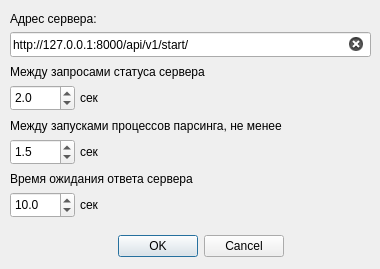
<?xml version="1.0" encoding="UTF-8"?>
<ui version="4.0">
 <class>servers_settings</class>
 <widget class="QDialog" name="servers_settings">
  <property name="windowModality">
   <enum>Qt::ApplicationModal</enum>
  </property>
  <property name="geometry">
   <rect>
    <x>0</x>
    <y>0</y>
    <width>380</width>
    <height>269</height>
   </rect>
  </property>
  <property name="windowTitle">
   <string>Настройки подключения к серверу</string>
  </property>
  <property name="modal">
   <bool>true</bool>
  </property>
  <widget class="QDialogButtonBox" name="buttonBox">
   <property name="geometry">
    <rect>
     <x>30</x>
     <y>230</y>
     <width>341</width>
     <height>32</height>
    </rect>
   </property>
   <property name="orientation">
    <enum>Qt::Horizontal</enum>
   </property>
   <property name="standardButtons">
    <set>QDialogButtonBox::Cancel|QDialogButtonBox::Ok</set>
   </property>
   <property name="centerButtons">
    <bool>true</bool>
   </property>
  </widget>
  <widget class="QLabel" name="label_serverAddress">
   <property name="geometry">
    <rect>
     <x>10</x>
     <y>10</y>
     <width>111</width>
     <height>17</height>
    </rect>
   </property>
   <property name="text">
    <string>Адрес сервера:</string>
   </property>
  </widget>
  <widget class="QLineEdit" name="lineEdit_serverAddress">
   <property name="geometry">
    <rect>
     <x>10</x>
     <y>32</y>
     <width>361</width>
     <height>25</height>
    </rect>
   </property>
   <property name="text">
    <string>http://127.0.0.1:8000/api/v1/start/</string>
   </property>
   <property name="clearButtonEnabled">
    <bool>true</bool>
   </property>
  </widget>
  <widget class="QDoubleSpinBox" name="doubleSpinBox_statusRequestFrequency">
   <property name="geometry">
    <rect>
     <x>10</x>
     <y>85</y>
     <width>65</width>
     <height>26</height>
    </rect>
   </property>
   <property name="decimals">
    <number>1</number>
   </property>
   <property name="maximum">
    <double>9999.000000000000000</double>
   </property>
   <property name="singleStep">
    <double>0.500000000000000</double>
   </property>
   <property name="stepType">
    <enum>QAbstractSpinBox::DefaultStepType</enum>
   </property>
   <property name="value">
    <double>2.000000000000000</double>
   </property>
  </widget>
  <widget class="QLabel" name="label_statusRequestFrequency_1">
   <property name="geometry">
    <rect>
     <x>10</x>
     <y>63</y>
     <width>371</width>
     <height>17</height>
    </rect>
   </property>
   <property name="text">
    <string>Между запросами статуса сервера</string>
   </property>
  </widget>
  <widget class="QLabel" name="label_parsRequestFrequency_1">
   <property name="geometry">
    <rect>
     <x>10</x>
     <y>117</y>
     <width>351</width>
     <height>17</height>
    </rect>
   </property>
   <property name="text">
    <string>Между запусками процессов парсинга, не менее</string>
   </property>
  </widget>
  <widget class="QDoubleSpinBox" name="doubleSpinBox_parsRequestFrequency">
   <property name="geometry">
    <rect>
     <x>10</x>
     <y>139</y>
     <width>65</width>
     <height>26</height>
    </rect>
   </property>
   <property name="decimals">
    <number>1</number>
   </property>
   <property name="maximum">
    <double>9999.000000000000000</double>
   </property>
   <property name="singleStep">
    <double>0.500000000000000</double>
   </property>
   <property name="stepType">
    <enum>QAbstractSpinBox::DefaultStepType</enum>
   </property>
   <property name="value">
    <double>1.500000000000000</double>
   </property>
  </widget>
  <widget class="QLabel" name="label_statusRequestFrequency_2">
   <property name="geometry">
    <rect>
     <x>80</x>
     <y>89</y>
     <width>31</width>
     <height>17</height>
    </rect>
   </property>
   <property name="text">
    <string>сек</string>
   </property>
  </widget>
  <widget class="QLabel" name="label_parsRequestFrequency_2">
   <property name="geometry">
    <rect>
     <x>80</x>
     <y>143</y>
     <width>31</width>
     <height>17</height>
    </rect>
   </property>
   <property name="text">
    <string>сек</string>
   </property>
  </widget>
  <widget class="QDoubleSpinBox" name="doubleSpinBox_responseTimeout">
   <property name="geometry">
    <rect>
     <x>10</x>
     <y>192</y>
     <width>65</width>
     <height>26</height>
    </rect>
   </property>
   <property name="decimals">
    <number>1</number>
   </property>
   <property name="maximum">
    <double>9999.000000000000000</double>
   </property>
   <property name="singleStep">
    <double>0.500000000000000</double>
   </property>
   <property name="stepType">
    <enum>QAbstractSpinBox::DefaultStepType</enum>
   </property>
   <property name="value">
    <double>10.000000000000000</double>
   </property>
  </widget>
  <widget class="QLabel" name="label_responseTimeout_2">
   <property name="geometry">
    <rect>
     <x>80</x>
     <y>196</y>
     <width>31</width>
     <height>17</height>
    </rect>
   </property>
   <property name="text">
    <string>сек</string>
   </property>
  </widget>
  <widget class="QLabel" name="label_responseTimeout_1">
   <property name="geometry">
    <rect>
     <x>10</x>
     <y>170</y>
     <width>241</width>
     <height>17</height>
    </rect>
   </property>
   <property name="text">
    <string>Время ожидания ответа сервера</string>
   </property>
  </widget>
 </widget>
 <resources/>
 <connections>
  <connection>
   <sender>buttonBox</sender>
   <signal>accepted()</signal>
   <receiver>servers_settings</receiver>
   <slot>accept()</slot>
   <hints>
    <hint type="sourcelabel">
     <x>248</x>
     <y>254</y>
    </hint>
    <hint type="destinationlabel">
     <x>157</x>
     <y>274</y>
    </hint>
   </hints>
  </connection>
  <connection>
   <sender>buttonBox</sender>
   <signal>rejected()</signal>
   <receiver>servers_settings</receiver>
   <slot>reject()</slot>
   <hints>
    <hint type="sourcelabel">
     <x>316</x>
     <y>260</y>
    </hint>
    <hint type="destinationlabel">
     <x>286</x>
     <y>274</y>
    </hint>
   </hints>
  </connection>
 </connections>
</ui>
